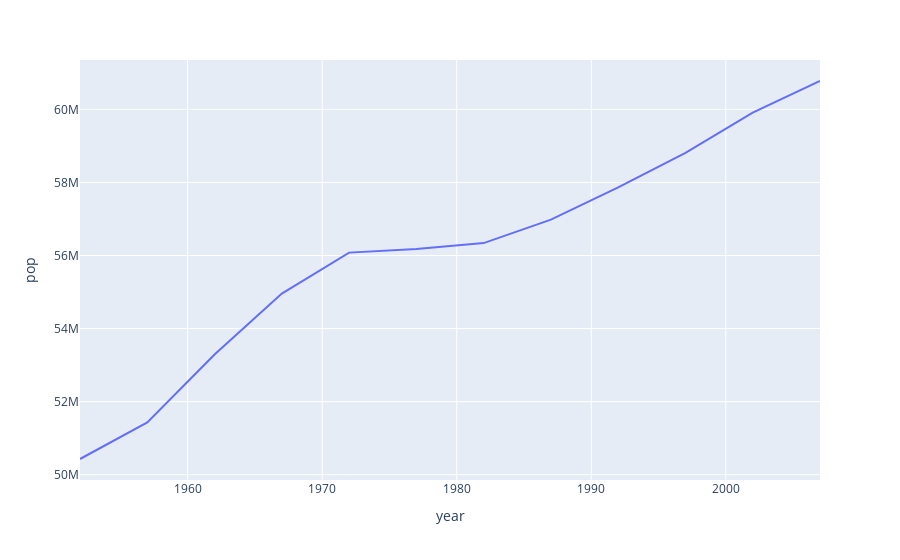

The cell this chart's notebook holds for it:
### Code cell
px.line(data_frame= uk, x= 'year', y= 'pop')

### Figure 1 — Plotly figure (JSON) as saved in the notebook; plotly's stock layout.template omitted (floating-point values rounded to 4 significant figures)
{"data": [{"hovertemplate": "year=%{x}<br>pop=%{y}<extra></extra>", "legendgroup": "", "line": {"color": "#636efa", "dash": "solid"}, "marker": {"symbol": "circle"}, "mode": "lines", "name": "", "orientation": "v", "showlegend": false, "type": "scatter", "x": [1952, 1957, 1962, 1967, 1972, 1977, 1982, 1987, 1992, 1997, 2002, 2007], "xaxis": "x", "y": [50430000, 51430000, 53292000, 54959000, 56079000, 56179000, 56339704, 56981620, 57866349, 58808266, 59912431, 60776238], "yaxis": "y"}], "layout": {"legend": {"tracegroupgap": 0}, "margin": {"t": 60}, "xaxis": {"anchor": "y", "domain": [0, 1], "title": {"text": "year"}}, "yaxis": {"anchor": "x", "domain": [0, 1], "title": {"text": "pop"}}}}
